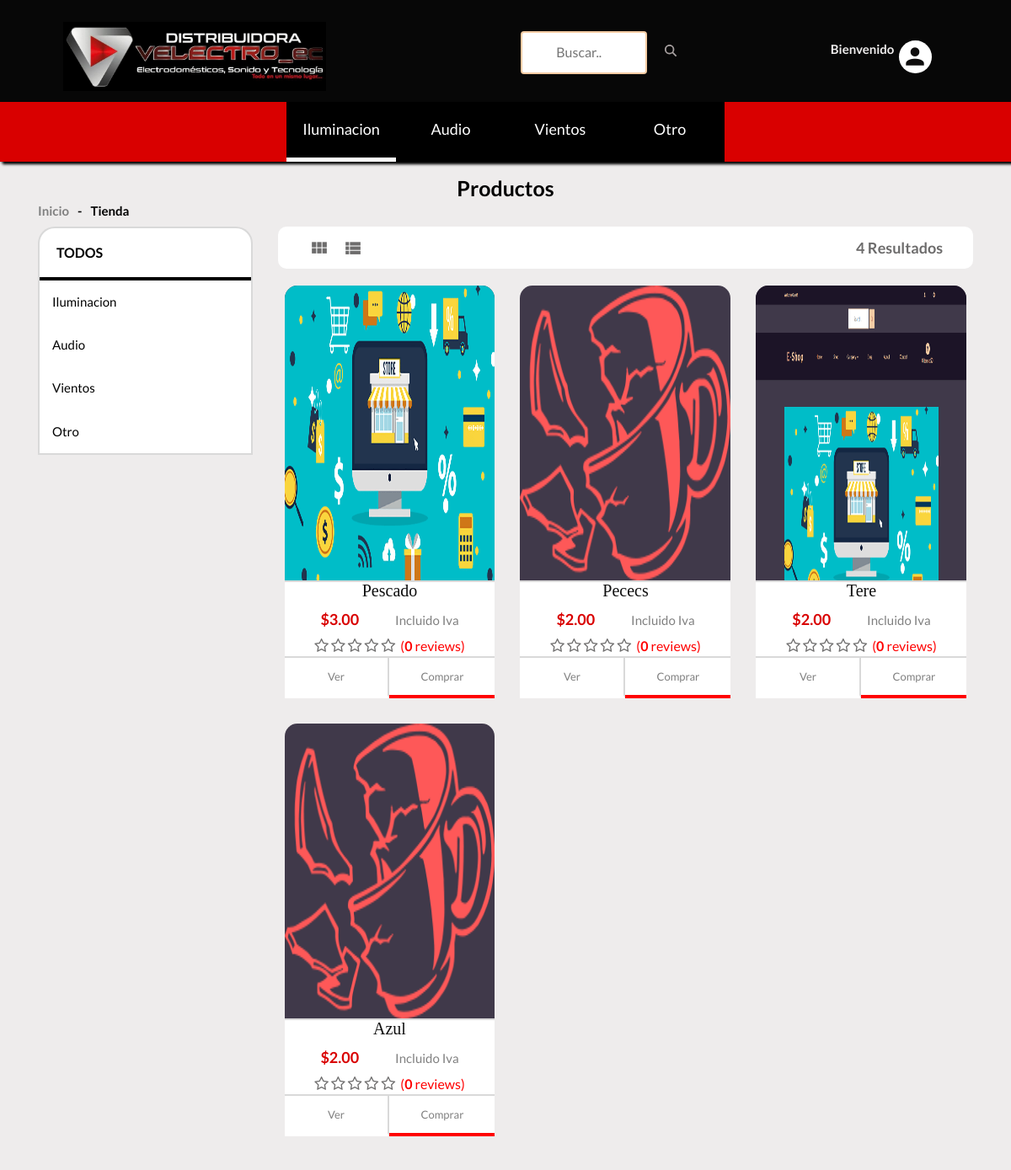
The app's page /shop/ with its own data.
### shop/models.py (models this page shows, shortened)
class Subcategory(models.Model):
    name = models.CharField(max_length=100, unique=True)
    slug = models.SlugField(max_length=100, unique=True)
    class Meta:
        verbose_name = 'Categoria'
        verbose_name_plural = 'categorias'
    def get_subcategory_slug_url(self):
        return reverse('shop:subcategries', args=[self.slug])

class Product(models.Model):
    subcategory = models.ForeignKey(Subcategory, on_delete=models.CASCADE, default=True, null=False)
    category = models.ForeignKey(Category, on_delete=models.CASCADE, default=True, null=False)
    name = models.CharField(max_length=100, unique=True)
    slug = models.SlugField(max_length=100, unique=True)
    description = models.TextField(max_length=300, blank=True)
    price = models.DecimalField(max_digits=6, decimal_places=2)
    discount = models.DecimalField(max_digits=6, decimal_places=2, default=0.00)
    image = models.ImageField(upload_to='photos/products')
    stock = models.IntegerField()
    new = models.BooleanField(default=False)
    is_available = models.BooleanField(default=True)
    date_joined_for_format = models.DateTimeField(auto_now_add=True)
    last_login_for_format = models.DateTimeField(auto_now=True)
    def averageRating(self):
        reviews = ReviewRating.objects.filter(product=self, status=True).aggregate(average=Avg('rating'))
        avg = 0
        if reviews['average'] is not None:
            avg = float(reviews['average'])
        return avg
    def countReview(self):
        reviews = ReviewRating.objects.filter(product=self, status=True).aggregate(count=Count('id'))
        count = 0
        if reviews['count'] is not None:
            count = int(reviews['count'])
        return count
    def get_prodcut_details_url(self):
        return reverse('shop:product_details', args=[self.subcategory.slug, self.category.slug,self.slug])
    class Meta:
        verbose_name_plural = 'Products'
        ordering = ('-date_joined_for_format',)

### shop/views.py (the view)
# urls.py: path('', include('shop.urls', namespace='shop')),
def shop(request, subcategory_slug=None,category_slug=None):
    categories = None
    subcategories = None
    products = None
    if subcategory_slug != None:
        subcategories = get_object_or_404(Subcategory, slug=subcategory_slug)
        products = Product.objects.filter(subcategory=subcategories, is_available=True)
        paginator = Paginator(products, 6)
        page = request.GET.get('page')
        paged_products = paginator.get_page(page)
        products_count = products.count()
        if category_slug != None:
            categories = get_object_or_404(Category, slug=category_slug)
            products = Product.objects.filter(category=categories, is_available=True)
            paginator = Paginator(products, 6)
            page = request.GET.get('page')
            paged_products = paginator.get_page(page)
            products_count = products.count()
    else:
        products = Product.objects.all().filter(is_available=True)
        paginator = Paginator(products, 6)
        page = request.GET.get('page')
        paged_products = paginator.get_page(page)
        products_count = products.count()
    for product in products:
        reviews = ReviewRating.objects.order_by('-updated_at').filter(product_id=product.id, status=True)
    context = {
        'subcategory_slug': subcategory_slug,
        'category_slug': category_slug,
        'products' : paged_products,
        'products_count': products_count,
    }
    return render(request, 'shop/shop/shop.html', context)

### cart/views.py (called while the page is built)
def _cart_id(request):
    cart = request.session.session_key
    if not cart :
        cart = request.session.create()
    return cart

### shop/context_processors.py (called while the page is built)
def category_list(request):
    return {
        'categories' : Category.objects.all(),
        'subcategories': Subcategory.objects.all()
    }

### shop/models.py (called while the page is built)
    def get_category_slug_url(self):
        return reverse('shop:categries', args=[self.subcategory1.slug,self.slug])

### templates/shop/shop/shop.html (shortened to what this page needs)
{% extends 'base.html' %}
{% load static %}
{% block content %}
		<div style="background:rgb(238, 236, 236)" class="pages-title section-padding">
			<div class="container">
				<div class="row">
					<div class="col-xs-12">
						<div class="pages-title-text text-center">
							{% if subcategory_slug != None %}
								{% if category_slug != None %}
								<h2 style="color:#1d1d1d;text-transform: capitalize;">{{category_slug}}</h2>
								{% else %}
								<h2 style="color:#1d1d1d;text-transform: capitalize;">{{subcategory_slug}}</h2>
								{% endif %}
							{% else %}
							<h2 style="color:rgb(0, 0, 0);text-transform: capitalize;">Productos</h2>
							{% endif %}
							<ul class="text-left">
								<li style="color:black" ><a href="\">Inicio </a></li>
								<li style="color:black"><span>-</span>Tienda</li>
							</ul>
						</div>
					</div>
				</div>
			</div>
		</div>
		<br>
		<section style="background:rgb(238, 236, 236)"   class="pages products-page section-padding-bottom">
			<div class="container">
				<div class="row">
					<div class="col-xs-12 col-sm-4 col-md-3">
						<div class="sidebar left-sidebar">
							<div style="background:#ffffff; color:rgb(0, 0, 0);;border-radius:20px 20px 0 0;" class="s-side-text">
								<div class="filter">
									<div  class="sidebar-title clearfix">
										<h4 class="floatleft"><a style="font-weight:600;color:rgb(0, 0, 0)"  href="{% url 'shop:shop' %}">TODOS</a></h4>
									</div>
									<ul class="fase-filter dropdown">
										{% for subcategory in subcategories %}
										<li class="sub-list2"><a style="color:black" href={{subcategory.get_subcategory_slug_url}}>{{subcategory.name}}</a>
										</li>
										{% endfor %}
									</ul>
								</div>
							</div>
						</div>
					</div>
					<div class="col-xs-12 col-sm-8 col-md-9">
						<div class="right-products">
							<div class="row">
								<div class="col-xs-12">
									<div style="background:#ffffff;border-radius:10px;" class="section-title clearfix nav-search">
										<ul class="shop">
											<li>
												<ul class="nav-view">
													<li class="active"><a data-toggle="tab" href="#grid"> <i style="color:rgb(109, 108, 108)" class="mdi mdi-view-module"></i> </a></li>
													<li><a data-toggle="tab" href="#list"> <i style="color:rgb(109, 108, 108)" class="mdi mdi-view-list"></i> </a></li>
												</ul>
											</li>
											<li style="color:rgb(109, 108, 108); font-size:18px" class="sort-by floatright">
												{{products_count}} Resultados
											</li>
										</ul>
									</div>
								</div>
							</div>
							<div class="row category-shop">
								<div class="tab-content grid-content">
									<div class="tab-pane fade in active text-center" id="grid">
                                        {% for product in products %}
										<div  class="col-xs-12 col-sm-6 col-md-4">
											<div   style="background:#40394a; ;border-radius:15px;" class="single-product">
												<div class="product-img">
													<a href="{{product.get_prodcut_details_url}}"><img style="width:100%; height:350px;;border-radius:15px 15px 0 0;" src="{{product.image.url}}" alt="Product Title" /></a>
												</div>
												<div class="product-dsc">
													<p><a style="color:#d99879" href="{{product.get_prodcut_details_url}}">{{product.name}}</a></p>
													<span><h4>${{product.price}} </h4> <p>Incluido Iva</p></span>
													<div style="font-size:16px; color: red " class="rating-star">
														<span>
														<i class="star fa fa-star{% if product.averageRating < 0.5 %}-o{% elif product.averageRating >= 0.5 and product.averageRating < 1 %}-half-o {% endif %}" aria-hidden="true"></i>
														<i class="star fa fa-star{% if product.averageRating < 1.5 %}-o{% elif product.averageRating >= 1.5 and product.averageRating < 2 %}-half-o {% endif %}" aria-hidden="true"></i>
														<i class="star fa fa-star{% if product.averageRating < 2.5 %}-o{% elif product.averageRating >= 2.5 and product.averageRating < 3 %}-half-o {% endif %}" aria-hidden="true"></i>
														<i class="star fa fa-star{% if product.averageRating < 3.5 %}-o{% elif product.averageRating >= 3.5 and product.averageRating < 4 %}-half-o {% endif %}" aria-hidden="true"></i>
														<i class="star fa fa-star{% if product.averageRating < 4.5 %}-o{% elif product.averageRating >= 4.5 and product.averageRating < 5 %}-half-o {% endif %}" aria-hidden="true"></i>
														&nbsp;<span style="font-size:16px">(<b>{{product.countReview}}</b> reviews)</span>
														</span>
													</div>
													<div class="options">
													<a href="{{product.get_prodcut_details_url}}">Ver</a>
													<a href="{% url 'cart:add_cart' product.id %}">Comprar</a>
													</div>
												</div>
											</div>
										</div>
										{% endfor %}
									</div>
								</div>
							</div>
							<div class="row">
								<div  class="col-sm-12">
								</div>
							</div>
						</div>
					</div>
				</div>
			</div>
		</section>
{% endblock content %}

### templates/base.html (shortened to what this page needs)
{% load static %}
<!doctype html>
<html class="no-js" lang="">
<head>
    <link href="https://cdn.jsdelivr.net/npm/bootstrap@5.3.1/dist/css/bootstrap.min.css" rel="stylesheet">
    <link rel="stylesheet" href="{% static 'css/bootstrap.min.css' %}">
    <link rel="stylesheet" href="{% static 'css/animate.css' %}">
    <link rel="stylesheet" href="{% static 'css/materialdesignicons.min.css' %}">
    <link rel="stylesheet" href="{% static 'css/jquery.simpleLens.css' %}">
    <link rel="stylesheet" href="{% static 'css/jquery-ui.min.css' %}">
    <link rel="stylesheet" href="{% static 'css/meanmenu.min.css' %}">
    <link rel="stylesheet" href="{% static 'css/nivo-slider.css' %}">
    <link rel="stylesheet" href="{% static 'css/owl.carousel.css' %}">
    <link rel="stylesheet" href="{% static 'css/style.css' %}">
    <link rel="stylesheet" href="{% static 'css/responsive.css' %}">
    <link rel="stylesheet" href="https://cdnjs.cloudflare.com/ajax/libs/font-awesome/4.7.0/css/font-awesome.min.css">
</head>
<body style="background: rgb(238, 236, 236)">
    <header style="background:black" class="header-one header-two">
        <div class="container-primer">
            <div class="img">
                <a href="\"> <img src="{% static '/img/logo2.jpg' %}" alt="">
                </a>
            </div>
            <div class="searches">
                <form id="searchh" action={% url 'shop:search' %} method="GET">
                    <input  type="text" name="keyword" placeholder="Buscar..">
                    <div class="btn">
                    </div>
                </form>
            </div>
            <div class="middel-top clearfix tercero">
                    <div class="welcome">
                        {% if user.id is None %}
                        <div class="welcome-profile">
                            <p style="color:rgb(238, 236, 236)"><b>Bienvenido</b></p>
                        </div>
                        {% else %}
                        <div class="welcome-profile">
                            <p style="color:rgb(238, 236, 236)"><b>Bienvenido {{user.first_name | capfirst}}!</b></p>
                        </div>
                        {% endif %}
                    </div>
                    <div class="profile">
                        <ul class="clearfix right floatright panel-up">
                            <li>
                                <a style="color:rgb(14, 13, 13)" href="#"><i class="mdi mdi-account"></i></a>
                            </li>
                        </ul>
                    </div>
            </div>
         </div>
        <div>
            <ul class="fase-child">
                {% for subcategory in subcategories %}
                <li class="sub-list"><a style="color:white" href={{subcategory.get_subcategory_slug_url}}>{{subcategory.name}}</a>
                </li>
                {% endfor %}
            </ul>
        </div>
    </header>
    {% block content %}
    {% endblock content %}
</body>
</html>

### core/static/css/responsive.css (style rules this page uses)
@media (min-width: 1200px) and (max-width: 1666px) { html { overflow-x: hidden } }
@media (min-width: 1200px) and (max-width: 1666px) { html { overflow-x: hidden; } }
@media (min-width: 1200px) and (max-width: 1265px) { html { overflow-x: hidden } }
@media (min-width: 1170px) and (max-width: 1200px) { html { overflow-x: hidden } }
@media (min-width: 1170px) and (max-width: 1200px) { .sidebar-title,.color-select { padding: 20px; } }
header .logo,.middel-top .right a { line-height: 50px; }
.middel-top .center ,.middel-top .left, .middel-top .right { width: 100%; }
.middel-top,.middel-top .center { border: 0 none; }
.load-list li,.single-product,.service-text,.l-blog-text,.single-text { margin-bottom: 20px; }
.single-products.extra-padding-top,.right-products { padding-top: 40px; }
.middel-top { display: inline-block; position: relative; text-align: center; }
.pages.products-page { padding-top: 0; }
.pages-title-text h2 { font-size: 25px; }
.pages-title ul.text-left { top: 35px; }
.right-products .section-title { padding: 0 10px; }

### templates/base.html (style rules this page uses)
#searchh input[type=text] { width: 150px; margin-top:10px; margin-bottom:10px; box-sizing: border-box; border: 2px solid #f4cca4; border-radius: 4px; font-size: 16px; color:#1c1427; background-color: #fff; background-position: 10px 10px; background-repeat: no-repeat; padding: 12px 20px 12px 40px; -webkit-transition: width 0.4s ease-in-out; transition: width 0.4s ease-in-out; }
svg { fill:#a7a0a0 }

### records on screen
Subcategory: name "Iluminacion"
Subcategory: name "Audio"
Subcategory: name "Vientos"
Subcategory: name "Otro"
Product: name "Pescado", price "3.00", countReview "0"
Product: name "Pececs", price "2.00", countReview "0"
Product: name "Tere", price "2.00", countReview "0"
Product: name "Azul", price "2.00", countReview "0"

### other values on screen
{{ products_count }} "4"
